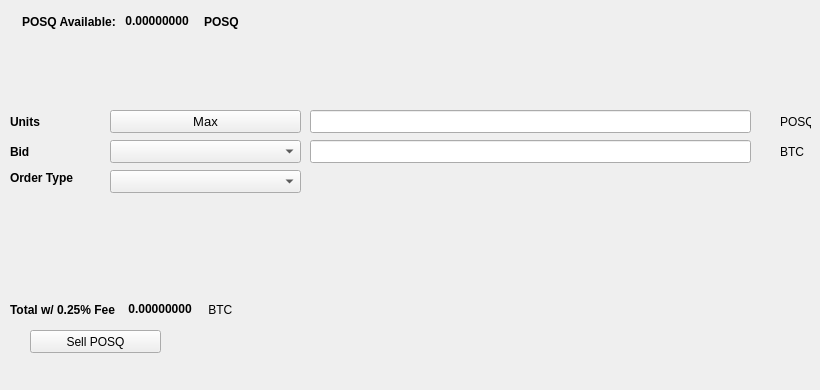
   <widget class="QWidget" name="SellTab">
    <attribute name="title">
     <string>Sell</string>
    </attribute>
    <widget class="QLabel" name="label_16">
     <property name="geometry">
      <rect>
       <x>780</x>
       <y>140</y>
       <width>31</width>
       <height>23</height>
      </rect>
     </property>
     <property name="text">
      <string>BTC</string>
     </property>
    </widget>
    <widget class="QComboBox" name="SellBidcomboBox">
     <property name="geometry">
      <rect>
       <x>110</x>
       <y>140</y>
       <width>191</width>
       <height>23</height>
      </rect>
     </property>
     <property name="font">
      <font>
       <pointsize>10</pointsize>
      </font>
     </property>
    </widget>
    <widget class="QLabel" name="label_18">
     <property name="geometry">
      <rect>
       <x>10</x>
       <y>110</y>
       <width>46</width>
       <height>23</height>
      </rect>
     </property>
     <property name="font">
      <font>
       <weight>75</weight>
       <bold>true</bold>
      </font>
     </property>
     <property name="text">
      <string>Units</string>
     </property>
    </widget>
    <widget class="QPushButton" name="Sell_Max_Amount">
     <property name="geometry">
      <rect>
       <x>110</x>
       <y>110</y>
       <width>191</width>
       <height>23</height>
      </rect>
     </property>
     <property name="font">
      <font>
       <pointsize>10</pointsize>
      </font>
     </property>
     <property name="text">
      <string>Max</string>
     </property>
    </widget>
    <widget class="QLabel" name="label_20">
     <property name="geometry">
      <rect>
       <x>10</x>
       <y>170</y>
       <width>91</width>
       <height>16</height>
      </rect>
     </property>
     <property name="font">
      <font>
       <weight>75</weight>
       <bold>true</bold>
      </font>
     </property>
     <property name="text">
      <string>Order Type</string>
     </property>
    </widget>
    <widget class="QComboBox" name="SellOrdertypeCombo">
     <property name="geometry">
      <rect>
       <x>110</x>
       <y>170</y>
       <width>191</width>
       <height>23</height>
      </rect>
     </property>
     <property name="font">
      <font>
       <pointsize>10</pointsize>
      </font>
     </property>
    </widget>
    <widget class="QLabel" name="label_21">
     <property name="geometry">
      <rect>
       <x>10</x>
       <y>140</y>
       <width>46</width>
       <height>23</height>
      </rect>
     </property>
     <property name="font">
      <font>
       <weight>75</weight>
       <bold>true</bold>
      </font>
     </property>
     <property name="text">
      <string>Bid</string>
     </property>
    </widget>
    <widget class="QLabel" name="label_22">
     <property name="geometry">
      <rect>
       <x>780</x>
       <y>110</y>
       <width>31</width>
       <height>23</height>
      </rect>
     </property>
     <property name="text">
      <string>POSQ</string>
     </property>
    </widget>
    <widget class="QLineEdit" name="UnitsInputPOSQ">
     <property name="geometry">
      <rect>
       <x>310</x>
       <y>110</y>
       <width>441</width>
       <height>23</height>
      </rect>
     </property>
     <property name="font">
      <font>
       <pointsize>9</pointsize>
       <weight>75</weight>
       <bold>true</bold>
      </font>
     </property>
    </widget>
    <widget class="QLineEdit" name="SellBidPriceEdit">
     <property name="geometry">
      <rect>
       <x>310</x>
       <y>140</y>
       <width>441</width>
       <height>23</height>
      </rect>
     </property>
     <property name="font">
      <font>
       <pointsize>9</pointsize>
       <weight>75</weight>
       <bold>true</bold>
      </font>
     </property>
    </widget>
    <widget class="QPushButton" name="SellPOSQBTN">
     <property name="geometry">
      <rect>
       <x>30</x>
       <y>330</y>
       <width>131</width>
       <height>23</height>
      </rect>
     </property>
     <property name="text">
      <string>Sell POSQ</string>
     </property>
     <property name="icon">
      <iconset resource="../smrtc">
       <normaloff>:/icons/bitcoin</normaloff>:/icons/bitcoin</iconset>
     </property>
    </widget>
    <widget class="QWidget" name="layoutWidget3">
     <property name="geometry">
      <rect>
       <x>22</x>
       <y>12</y>
       <width>258</width>
       <height>19</height>
      </rect>
     </property>
     <layout class="QHBoxLayout" name="horizontalLayout">
      <item>
       <widget class="QLabel" name="label232_2">
        <property name="font">
         <font>
          <weight>75</weight>
          <bold>true</bold>
         </font>
        </property>
        <property name="text">
         <string>POSQ Available:</string>
        </property>
       </widget>
      </item>
      <item>
       <widget class="QLabel" name="POSQAvailableLabel">
        <property name="palette">
         <palette>
          <active>
           <colorrole role="WindowText">
            <brush brushstyle="SolidPattern">
             <color alpha="255">
              <red>0</red>
              <green>0</green>
              <blue>0</blue>
             </color>
            </brush>
           </colorrole>
           <colorrole role="Button">
            <brush brushstyle="SolidPattern">
             <color alpha="255">
              <red>0</red>
              <green>170</green>
              <blue>0</blue>
             </color>
            </brush>
           </colorrole>
           <colorrole role="Light">
            <brush brushstyle="SolidPattern">
             <color alpha="255">
              <red>0</red>
              <green>255</green>
              <blue>0</blue>
             </color>
            </brush>
           </colorrole>
           <colorrole role="Midlight">
            <brush brushstyle="SolidPattern">
             <color alpha="255">
              <red>0</red>
              <green>212</green>
              <blue>0</blue>
             </color>
            </brush>
           </colorrole>
           <colorrole role="Dark">
            <brush brushstyle="SolidPattern">
             <color alpha="255">
              <red>0</red>
              <green>85</green>
              <blue>0</blue>
             </color>
            </brush>
           </colorrole>
           <colorrole role="Mid">
            <brush brushstyle="SolidPattern">
             <color alpha="255">
              <red>0</red>
              <green>113</green>
              <blue>0</blue>
             </color>
            </brush>
           </colorrole>
           <colorrole role="Text">
            <brush brushstyle="SolidPattern">
             <color alpha="255">
              <red>0</red>
              <green>170</green>
              <blue>0</blue>
             </color>
            </brush>
           </colorrole>
           <colorrole role="BrightText">
            <brush brushstyle="SolidPattern">
             <color alpha="255">
              <red>255</red>
              <green>255</green>
              <blue>255</blue>
             </color>
            </brush>
           </colorrole>
           <colorrole role="ButtonText">
            <brush brushstyle="SolidPattern">
             <color alpha="255">
              <red>0</red>
              <green>0</green>
              <blue>0</blue>
             </color>
            </brush>
           </colorrole>
           <colorrole role="Base">
            <brush brushstyle="SolidPattern">
             <color alpha="255">
              <red>255</red>
              <green>255</green>
              <blue>255</blue>
             </color>
            </brush>
           </colorrole>
           <colorrole role="Window">
            <brush brushstyle="SolidPattern">
             <color alpha="255">
              <red>0</red>
              <green>170</green>
              <blue>0</blue>
             </color>
            </brush>
           </colorrole>
           <colorrole role="Shadow">
            <brush brushstyle="SolidPattern">
             <color alpha="255">
              <red>0</red>
              <green>0</green>
              <blue>0</blue>
             </color>
            </brush>
           </colorrole>
           <colorrole role="AlternateBase">
            <brush brushstyle="SolidPattern">
             <color alpha="255">
              <red>127</red>
              <green>212</green>
              <blue>127</blue>
             </color>
            </brush>
           </colorrole>
           <colorrole role="ToolTipBase">
            <brush brushstyle="SolidPattern">
             <color alpha="255">
              <red>255</red>
              <green>255</green>
              <blue>220</blue>
             </color>
            </brush>
           </colorrole>
           <colorrole role="ToolTipText">
            <brush brushstyle="SolidPattern">
             <color alpha="255">
              <red>0</red>
              <green>0</green>
              <blue>0</blue>
             </color>
            </brush>
           </colorrole>
          </active>
          <inactive>
           <colorrole role="WindowText">
            <brush brushstyle="SolidPattern">
             <color alpha="255">
              <red>0</red>
              <green>0</green>
              <blue>0</blue>
             </color>
            </brush>
           </colorrole>
           <colorrole role="Button">
            <brush brushstyle="SolidPattern">
             <color alpha="255">
              <red>0</red>
              <green>170</green>
              <blue>0</blue>
             </color>
            </brush>
           </colorrole>
           <colorrole role="Light">
            <brush brushstyle="SolidPattern">
             <color alpha="255">
              <red>0</red>
              <green>255</green>
              <blue>0</blue>
             </color>
            </brush>
           </colorrole>
           <colorrole role="Midlight">
            <brush brushstyle="SolidPattern">
             <color alpha="255">
              <red>0</red>
              <green>212</green>
              <blue>0</blue>
             </color>
            </brush>
           </colorrole>
           <colorrole role="Dark">
            <brush brushstyle="SolidPattern">
             <color alpha="255">
              <red>0</red>
              <green>85</green>
              <blue>0</blue>
             </color>
            </brush>
           </colorrole>
           <colorrole role="Mid">
            <brush brushstyle="SolidPattern">
             <color alpha="255">
              <red>0</red>
              <green>113</green>
              <blue>0</blue>
             </color>
            </brush>
           </colorrole>
           <colorrole role="Text">
            <brush brushstyle="SolidPattern">
             <color alpha="255">
              <red>0</red>
              <green>170</green>
              <blue>0</blue>
             </color>
            </brush>
           </colorrole>
           <colorrole role="BrightText">
            <brush brushstyle="SolidPattern">
             <color alpha="255">
              <red>255</red>
              <green>255</green>
              <blue>255</blue>
             </color>
            </brush>
           </colorrole>
           <colorrole role="ButtonText">
            <brush brushstyle="SolidPattern">
             <color alpha="255">
              <red>0</red>
              <green>0</green>
              <blue>0</blue>
             </color>
            </brush>
           </colorrole>
           <colorrole role="Base">
            <brush brushstyle="SolidPattern">
             <color alpha="255">
              <red>255</red>
              <green>255</green>
              <blue>255</blue>
             </color>
            </brush>
           </colorrole>
           <colorrole role="Window">
            <brush brushstyle="SolidPattern">
             <color alpha="255">
              <red>0</red>
              <green>170</green>
              <blue>0</blue>
             </color>
            </brush>
           </colorrole>
           <colorrole role="Shadow">
            <brush brushstyle="SolidPattern">
             <color alpha="255">
              <red>0</red>
              <green>0</green>
              <blue>0</blue>
             </color>
            </brush>
           </colorrole>
           <colorrole role="AlternateBase">
            <brush brushstyle="SolidPattern">
             <color alpha="255">
              <red>127</red>
              <green>212</green>
              <blue>127</blue>
             </color>
            </brush>
           </colorrole>
           <colorrole role="ToolTipBase">
            <brush brushstyle="SolidPattern">
             <color alpha="255">
              <red>255</red>
              <green>255</green>
              <blue>220</blue>
             </color>
            </brush>
           </colorrole>
           <colorrole role="ToolTipText">
            <brush brushstyle="SolidPattern">
             <color alpha="255">
              <red>0</red>
              <green>0</green>
              <blue>0</blue>
             </color>
            </brush>
           </colorrole>
          </inactive>
          <disabled>
           <colorrole role="WindowText">
            <brush brushstyle="SolidPattern">
             <color alpha="255">
              <red>0</red>
              <green>85</green>
              <blue>0</blue>
             </color>
            </brush>
           </colorrole>
           <colorrole role="Button">
            <brush brushstyle="SolidPattern">
             <color alpha="255">
              <red>0</red>
              <green>170</green>
              <blue>0</blue>
             </color>
            </brush>
           </colorrole>
           <colorrole role="Light">
            <brush brushstyle="SolidPattern">
             <color alpha="255">
              <red>0</red>
              <green>255</green>
              <blue>0</blue>
             </color>
            </brush>
           </colorrole>
           <colorrole role="Midlight">
            <brush brushstyle="SolidPattern">
             <color alpha="255">
              <red>0</red>
              <green>212</green>
              <blue>0</blue>
             </color>
            </brush>
           </colorrole>
           <colorrole role="Dark">
            <brush brushstyle="SolidPattern">
             <color alpha="255">
              <red>0</red>
              <green>85</green>
              <blue>0</blue>
             </color>
            </brush>
           </colorrole>
           <colorrole role="Mid">
            <brush brushstyle="SolidPattern">
             <color alpha="255">
              <red>0</red>
              <green>113</green>
              <blue>0</blue>
             </color>
            </brush>
           </colorrole>
           <colorrole role="Text">
            <brush brushstyle="SolidPattern">
             <color alpha="255">
              <red>0</red>
              <green>85</green>
              <blue>0</blue>
             </color>
            </brush>
           </colorrole>
           <colorrole role="BrightText">
            <brush brushstyle="SolidPattern">
             <color alpha="255">
              <red>255</red>
              <green>255</green>
              <blue>255</blue>
             </color>
            </brush>
           </colorrole>
           <colorrole role="ButtonText">
            <brush brushstyle="SolidPattern">
             <color alpha="255">
              <red>0</red>
              <green>85</green>
              <blue>0</blue>
             </color>
            </brush>
           </colorrole>
           <colorrole role="Base">
            <brush brushstyle="SolidPattern">
             <color alpha="255">
              <red>0</red>
              <green>170</green>
              <blue>0</blue>
             </color>
            </brush>
           </colorrole>
           <colorrole role="Window">
            <brush brushstyle="SolidPattern">
             <color alpha="255">
              <red>0</red>
              <green>170</green>
              <blue>0</blue>
             </color>
            </brush>
           </colorrole>
           <colorrole role="Shadow">
            <brush brushstyle="SolidPattern">
             <color alpha="255">
              <red>0</red>
              <green>0</green>
              <blue>0</blue>
             </color>
            </brush>
           </colorrole>
           <colorrole role="AlternateBase">
            <brush brushstyle="SolidPattern">
             <color alpha="255">
              <red>0</red>
              <green>170</green>
              <blue>0</blue>
             </color>
            </brush>
           </colorrole>
           <colorrole role="ToolTipBase">
            <brush brushstyle="SolidPattern">
             <color alpha="255">
              <red>255</red>
              <green>255</green>
              <blue>220</blue>
             </color>
            </brush>
           </colorrole>
           <colorrole role="ToolTipText">
            <brush brushstyle="SolidPattern">
             <color alpha="255">
              <red>0</red>
              <green>0</green>
              <blue>0</blue>
             </color>
            </brush>
           </colorrole>
          </disabled>
         </palette>
        </property>
        <property name="font">
         <font>
          <weight>75</weight>
          <bold>true</bold>
         </font>
        </property>
        <property name="text">
         <string> 0.00000000 </string>
        </property>
        <property name="textInteractionFlags">
         <set>Qt::LinksAccessibleByMouse|Qt::TextSelectableByKeyboard|Qt::TextSelectableByMouse</set>
        </property>
       </widget>
      </item>
      <item>
       <widget class="QLabel" name="labelPOSQ">
        <property name="font">
         <font>
          <weight>75</weight>
          <bold>true</bold>
         </font>
        </property>
        <property name="text">
         <string>POSQ</string>
        </property>
       </widget>
      </item>
     </layout>
    </widget>
    <widget class="QWidget" name="layoutWidget">
     <property name="geometry">
      <rect>
       <x>10</x>
       <y>300</y>
       <width>268</width>
       <height>19</height>
      </rect>
     </property>
     <layout class="QHBoxLayout" name="horizontalLayout_2">
      <item>
       <widget class="QLabel" name="label_19">
        <property name="font">
         <font>
          <weight>75</weight>
          <bold>true</bold>
         </font>
        </property>
        <property name="text">
         <string>Total w/ 0.25% Fee </string>
        </property>
       </widget>
      </item>
      <item>
       <widget class="QLabel" name="SellCostLabel">
        <property name="palette">
         <palette>
          <active>
           <colorrole role="WindowText">
            <brush brushstyle="SolidPattern">
             <color alpha="255">
              <red>0</red>
              <green>0</green>
              <blue>0</blue>
             </color>
            </brush>
           </colorrole>
           <colorrole role="Button">
            <brush brushstyle="SolidPattern">
             <color alpha="255">
              <red>0</red>
              <green>170</green>
              <blue>0</blue>
             </color>
            </brush>
           </colorrole>
           <colorrole role="Light">
            <brush brushstyle="SolidPattern">
             <color alpha="255">
              <red>0</red>
              <green>255</green>
              <blue>0</blue>
             </color>
            </brush>
           </colorrole>
           <colorrole role="Midlight">
            <brush brushstyle="SolidPattern">
             <color alpha="255">
              <red>0</red>
              <green>212</green>
              <blue>0</blue>
             </color>
            </brush>
           </colorrole>
           <colorrole role="Dark">
            <brush brushstyle="SolidPattern">
             <color alpha="255">
              <red>0</red>
              <green>85</green>
              <blue>0</blue>
             </color>
            </brush>
           </colorrole>
           <colorrole role="Mid">
            <brush brushstyle="SolidPattern">
             <color alpha="255">
              <red>0</red>
              <green>113</green>
              <blue>0</blue>
             </color>
            </brush>
           </colorrole>
           <colorrole role="Text">
            <brush brushstyle="SolidPattern">
             <color alpha="255">
              <red>0</red>
              <green>170</green>
              <blue>0</blue>
             </color>
            </brush>
           </colorrole>
           <colorrole role="BrightText">
            <brush brushstyle="SolidPattern">
             <color alpha="255">
              <red>255</red>
              <green>255</green>
              <blue>255</blue>
             </color>
            </brush>
           </colorrole>
           <colorrole role="ButtonText">
            <brush brushstyle="SolidPattern">
             <color alpha="255">
              <red>0</red>
              <green>0</green>
              <blue>0</blue>
             </color>
            </brush>
           </colorrole>
           <colorrole role="Base">
            <brush brushstyle="SolidPattern">
             <color alpha="255">
              <red>255</red>
              <green>255</green>
              <blue>255</blue>
             </color>
            </brush>
           </colorrole>
           <colorrole role="Window">
            <brush brushstyle="SolidPattern">
             <color alpha="255">
              <red>0</red>
              <green>170</green>
              <blue>0</blue>
             </color>
            </brush>
           </colorrole>
           <colorrole role="Shadow">
            <brush brushstyle="SolidPattern">
             <color alpha="255">
              <red>0</red>
              <green>0</green>
              <blue>0</blue>
             </color>
            </brush>
           </colorrole>
           <colorrole role="AlternateBase">
            <brush brushstyle="SolidPattern">
             <color alpha="255">
              <red>127</red>
              <green>212</green>
              <blue>127</blue>
             </color>
            </brush>
           </colorrole>
           <colorrole role="ToolTipBase">
            <brush brushstyle="SolidPattern">
             <color alpha="255">
              <red>255</red>
              <green>255</green>
              <blue>220</blue>
             </color>
            </brush>
           </colorrole>
           <colorrole role="ToolTipText">
            <brush brushstyle="SolidPattern">
             <color alpha="255">
              <red>0</red>
              <green>0</green>
              <blue>0</blue>
             </color>
            </brush>
           </colorrole>
          </active>
          <inactive>
           <colorrole role="WindowText">
            <brush brushstyle="SolidPattern">
             <color alpha="255">
              <red>0</red>
              <green>0</green>
              <blue>0</blue>
             </color>
            </brush>
           </colorrole>
           <colorrole role="Button">
            <brush brushstyle="SolidPattern">
             <color alpha="255">
              <red>0</red>
              <green>170</green>
              <blue>0</blue>
             </color>
            </brush>
           </colorrole>
           <colorrole role="Light">
            <brush brushstyle="SolidPattern">
             <color alpha="255">
              <red>0</red>
              <green>255</green>
              <blue>0</blue>
             </color>
            </brush>
           </colorrole>
           <colorrole role="Midlight">
            <brush brushstyle="SolidPattern">
             <color alpha="255">
              <red>0</red>
              <green>212</green>
              <blue>0</blue>
             </color>
            </brush>
           </colorrole>
           <colorrole role="Dark">
            <brush brushstyle="SolidPattern">
             <color alpha="255">
              <red>0</red>
              <green>85</green>
              <blue>0</blue>
             </color>
            </brush>
           </colorrole>
           <colorrole role="Mid">
            <brush brushstyle="SolidPattern">
             <color alpha="255">
              <red>0</red>
              <green>113</green>
              <blue>0</blue>
             </color>
            </brush>
           </colorrole>
           <colorrole role="Text">
            <brush brushstyle="SolidPattern">
             <color alpha="255">
              <red>0</red>
              <green>170</green>
              <blue>0</blue>
             </color>
            </brush>
           </colorrole>
           <colorrole role="BrightText">
            <brush brushstyle="SolidPattern">
             <color alpha="255">
              <red>255</red>
              <green>255</green>
              <blue>255</blue>
             </color>
            </brush>
           </colorrole>
           <colorrole role="ButtonText">
            <brush brushstyle="SolidPattern">
             <color alpha="255">
              <red>0</red>
              <green>0</green>
              <blue>0</blue>
             </color>
            </brush>
           </colorrole>
           <colorrole role="Base">
            <brush brushstyle="SolidPattern">
             <color alpha="255">
              <red>255</red>
              <green>255</green>
              <blue>255</blue>
             </color>
            </brush>
           </colorrole>
           <colorrole role="Window">
            <brush brushstyle="SolidPattern">
             <color alpha="255">
              <red>0</red>
              <green>170</green>
              <blue>0</blue>
             </color>
            </brush>
           </colorrole>
           <colorrole role="Shadow">
            <brush brushstyle="SolidPattern">
             <color alpha="255">
              <red>0</red>
              <green>0</green>
              <blue>0</blue>
             </color>
            </brush>
           </colorrole>
           <colorrole role="AlternateBase">
            <brush brushstyle="SolidPattern">
             <color alpha="255">
              <red>127</red>
              <green>212</green>
              <blue>127</blue>
             </color>
            </brush>
           </colorrole>
           <colorrole role="ToolTipBase">
            <brush brushstyle="SolidPattern">
             <color alpha="255">
              <red>255</red>
              <green>255</green>
              <blue>220</blue>
             </color>
            </brush>
           </colorrole>
           <colorrole role="ToolTipText">
            <brush brushstyle="SolidPattern">
             <color alpha="255">
              <red>0</red>
              <green>0</green>
              <blue>0</blue>
             </color>
            </brush>
           </colorrole>
          </inactive>
          <disabled>
           <colorrole role="WindowText">
            <brush brushstyle="SolidPattern">
             <color alpha="255">
              <red>0</red>
              <green>85</green>
              <blue>0</blue>
             </color>
            </brush>
           </colorrole>
           <colorrole role="Button">
            <brush brushstyle="SolidPattern">
             <color alpha="255">
              <red>0</red>
              <green>170</green>
              <blue>0</blue>
             </color>
            </brush>
           </colorrole>
           <colorrole role="Light">
            <brush brushstyle="SolidPattern">
             <color alpha="255">
              <red>0</red>
              <green>255</green>
              <blue>0</blue>
             </color>
            </brush>
           </colorrole>
           <colorrole role="Midlight">
            <brush brushstyle="SolidPattern">
             <color alpha="255">
              <red>0</red>
              <green>212</green>
              <blue>0</blue>
             </color>
            </brush>
           </colorrole>
           <colorrole role="Dark">
            <brush brushstyle="SolidPattern">
             <color alpha="255">
              <red>0</red>
              <green>85</green>
              <blue>0</blue>
             </color>
            </brush>
           </colorrole>
           <colorrole role="Mid">
            <brush brushstyle="SolidPattern">
             <color alpha="255">
              <red>0</red>
              <green>113</green>
              <blue>0</blue>
             </color>
            </brush>
           </colorrole>
           <colorrole role="Text">
            <brush brushstyle="SolidPattern">
             <color alpha="255">
              <red>0</red>
              <green>85</green>
              <blue>0</blue>
             </color>
            </brush>
           </colorrole>
           <colorrole role="BrightText">
            <brush brushstyle="SolidPattern">
             <color alpha="255">
              <red>255</red>
              <green>255</green>
              <blue>255</blue>
             </color>
            </brush>
           </colorrole>
           <colorrole role="ButtonText">
            <brush brushstyle="SolidPattern">
             <color alpha="255">
              <red>0</red>
              <green>85</green>
              <blue>0</blue>
             </color>
            </brush>
           </colorrole>
           <colorrole role="Base">
            <brush brushstyle="SolidPattern">
             <color alpha="255">
              <red>0</red>
              <green>170</green>
              <blue>0</blue>
             </color>
            </brush>
           </colorrole>
           <colorrole role="Window">
            <brush brushstyle="SolidPattern">
             <color alpha="255">
              <red>0</red>
              <green>170</green>
              <blue>0</blue>
             </color>
            </brush>
           </colorrole>
           <colorrole role="Shadow">
            <brush brushstyle="SolidPattern">
             <color alpha="255">
              <red>0</red>
              <green>0</green>
              <blue>0</blue>
             </color>
            </brush>
           </colorrole>
           <colorrole role="AlternateBase">
            <brush brushstyle="SolidPattern">
             <color alpha="255">
              <red>0</red>
              <green>170</green>
              <blue>0</blue>
             </color>
            </brush>
           </colorrole>
           <colorrole role="ToolTipBase">
            <brush brushstyle="SolidPattern">
             <color alpha="255">
              <red>255</red>
              <green>255</green>
              <blue>220</blue>
             </color>
            </brush>
           </colorrole>
           <colorrole role="ToolTipText">
            <brush brushstyle="SolidPattern">
             <color alpha="255">
              <red>0</red>
              <green>0</green>
              <blue>0</blue>
             </color>
            </brush>
           </colorrole>
          </disabled>
         </palette>
        </property>
        <property name="font">
         <font>
          <weight>75</weight>
          <bold>true</bold>
         </font>
        </property>
        <property name="autoFillBackground">
         <bool>false</bool>
        </property>
        <property name="text">
         <string> 0.00000000</string>
        </property>
        <property name="textInteractionFlags">
         <set>Qt::LinksAccessibleByMouse|Qt::TextSelectableByMouse</set>
        </property>
       </widget>
      </item>
      <item>
       <widget class="QLabel" name="label_17">
        <property name="font">
         <font>
          <weight>50</weight>
          <bold>false</bold>
         </font>
        </property>
        <property name="text">
         <string> BTC</string>
        </property>
       </widget>
      </item>
     </layout>
    </widget>
    <widget class="QLabel" name="label_23">
     <property name="geometry">
      <rect>
       <x>460</x>
       <y>300</y>
       <width>281</width>
       <height>81</height>
      </rect>
     </property>
     <property name="text">
      <string/>
     </property>
     <property name="pixmap">
      <pixmap>:/images/bittrex</pixmap>
     </property>
    </widget>
   </widget>
